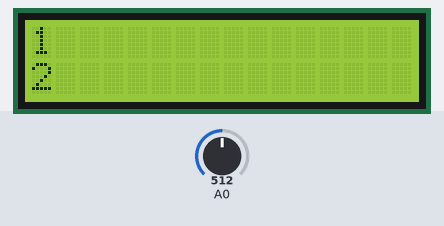
The sketch below on a simulated Arduino Uno, built with avr-gcc and run on an emulated ATmega328P. Shown: 16×2 character LCD. The inputs (shaded band) are chosen by the test bench; at power-on: A0 = 512. The board resets itself during the run and starts again; what the sketch prints to the serial monitor is not drawn.

Above: at 1.1 s.
At 6.1 s:
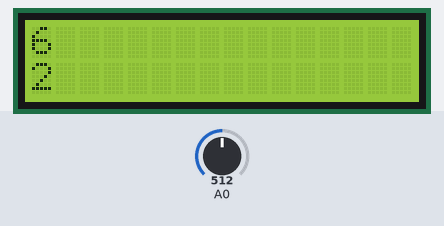
At 11.1 s:
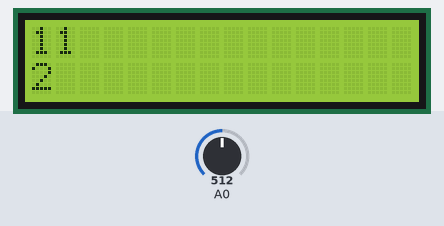
At 20.3 s:
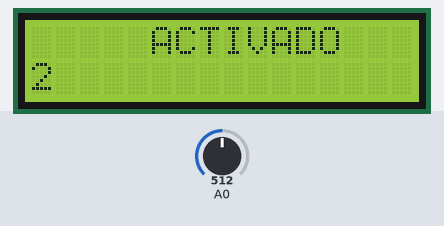
At 29.3 s:
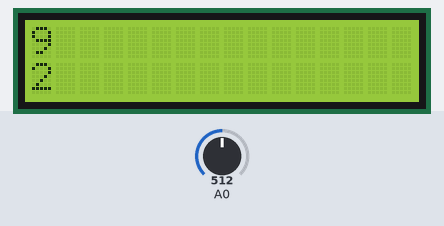
At 38.3 s:
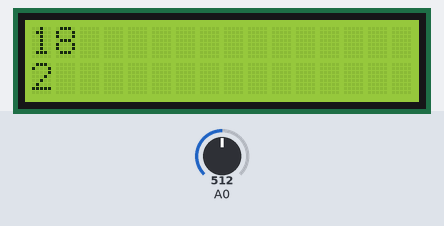

The sketch:

Herdoiza_Adriana_PerroGuardi_n.ino
```cpp
/*
 * UNIVERSIDAD TÉCNICA DEL NORTE
 *      FICA-CIERCOM
 * NOMBRE: Adriana Herdoíza
 * FECHA: 22-01-2019
 * TEMA: Realizar un programa que permita que el conversor análogo digital configure al perro guardían a 10,20,30 y 40 segundos. Este proceso se visualiza en una lcd.
 */

#include <MsTimer2.h>  //libreria Timer
#include<avr/wdt.h>  //avr  //libreria para perro guardián
#include <LiquidCrystal.h>  //LIBRERIA para lcd
LiquidCrystal lcd(13, 12, 11, 10, 9, 8);  //pines para usar la lcd

float conversor;  //variable que recibe CAD
int dato; //variable para recibir los datos del conversor análogo para visualizar en lcd
int cont = 0;  //variable para el contador a usar para para igualar los valores y activar el perro guardián
int valor;  //variable para asignar el valor del número  donde quiero activar el perro guardián
int i = 0;
void setup() {
  Serial.begin(9600);  //inicializo cx serial
  lcd.begin(16, 2);  //inicializar la lcd
  lcd.setCursor(5, 0);  //seleccionar la posición en la lcd donde se va a imprimir al inicializarlo
  lcd.print("ACTIVADO");  //impresión de mensaje de activado en la lcd
  MsTimer2::set(1000, perro);  //timer que llama al método con valor de 1 segundo, inicialización del timer
  MsTimer2::start();  //inicializa el contador
  Serial.println("RESET");//se comenta esto
}

void loop() {
  conversor = analogRead(0); //recibe el dato del CAD
  dato = (5 * conversor) / 1023;  //conversor análogo digital
  lcd.setCursor(0, 1);  //posición donde se imprime el dato es decir el valor del conversor
  lcd.print(dato);  //se imprime en lcd lo que tenemos en dato del conversor
  delay(200);  //delay de 200ms

  if (dato == 1) {  //cuando el dato que se obtiene del conversor es igual a 1
    valor = 6;  //se asigna q el wdt se active cuando el contador esté en 6 para que sume los 4 segundos de activación del perro guarián y se active cuando esté en 6 el contador
  }
  if (dato == 2) {  //cuando el dato que se obtiene del conversor es igual a 2
    valor = 16;  //se asigna q el wdt se active cuando el contador esté en 16 para que sume los 4 segundos de activación del perro guarián y se active cuando esté en 20 el contador
  }
  if (dato == 3) {  //cuando el dato que se obtiene del conversor es igual a 3
    valor = 26;  //se asigna q el wdt se active cuando el contador esté en 16 para que sume los 4 segundos de activación del perro guarián y se active cuando esté en 26 el contador
  }
  if (dato == 4) {  //cuando el dato que se obtiene del conversor es igual a 4
    valor = 36;  //se asigna q el wdt se active cuando el contador esté en 16 para que sume los 4 segundos de activación del perro guarián y se active cuando esté en 36 el contador
  }

}


void perro() {  //método para activación del perro guardián
  cont++;  //contador aumenta en 1
  lcd.setCursor(0, 0);  //en la posición (0,0) de la lcd
  lcd.print(cont);  //se imprime el contador en la posición anterior
  lcd.setCursor(2, 0);  //en la posición (2,0) de la lcd
  lcd.print("              ");  //impresión de espacios para borrar el mensaje de Activación colocado anteriormente
  delay(10);  //delay de 10 ml
  if (cont == valor) { //si el contador es igual al valor que se asiga, es decir 6, 16, 26 y 36 se realiza la acción de activar el perro guardián en 4 segundos
    wdt_enable(WDTO_4S);  //activación del perro guardián en 4 segundos para sumarse a los valores anteriores y así obtener la activación en los valores reales.
  }

}
```

Measured:
- what the display in image 0 shows lasts 1.0 s, from 1.1 s to 2.1 s
